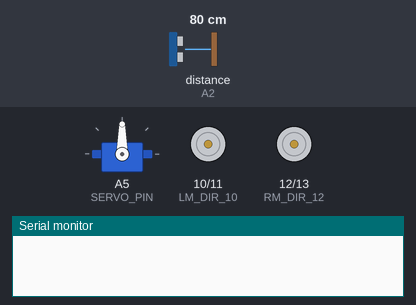
Simulated run of this sketch. Board: Arduino Uno, built with avr-gcc and run on an emulated ATmega328P. Parts: servo, direction and speed pins drawn as motors (green arrow = direction pin HIGH = forward, orange = LOW = backward, longer = more drive), the last lines printed to the serial monitor. Wiring (inferred from the names in the program): ultrasonic range finder: trigger A3; echo A2. Inputs (shaded band) come from the test bench; at power-on: distance to the obstacle (sensor on A2) 80 cm. The echo pulse lasts 58.3 µs per cm.

Above: at 1.2 s.
1.3 s: distance to the obstacle (sensor on A2) set to 12 cm
2.8 s: distance to the obstacle (sensor on A2) set to 9 cm
At 5.0 s:
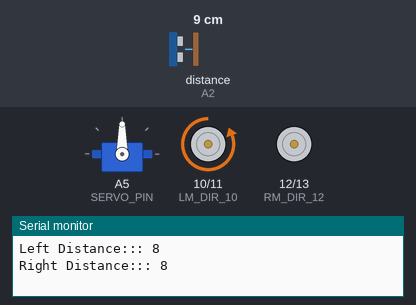
7.7 s: distance to the obstacle (sensor on A2) set to 2 cm
At 10.2 s:
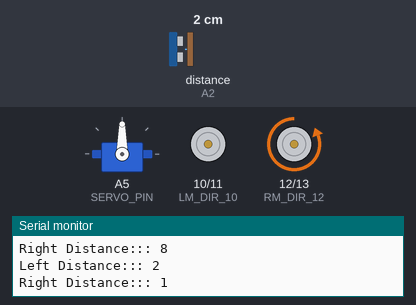
10.7 s: distance to the obstacle (sensor on A2) set to 35 cm
At 12.0 s:
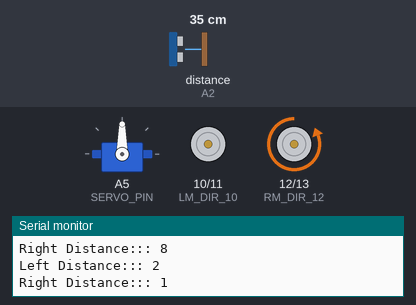
Timing chart, 0 to 13.7 s (numbered marks = the images above; inputs shaded):
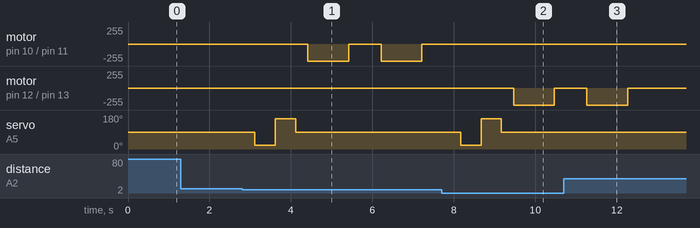

Measured:
- the behaviour switches between 11 and 10 cm on distance to the obstacle (sensor on A2) (found by bisection; images 0 and 1)
- after the input at 1.3 s, every drawn part: stays the same
- after the input at 2.8 s, motor on pin 10 (LM_DIR_10) / pin 11 (LM_PWM_11): alternates backward 255/255 for 1.0 s and stopped for 0.80 s, starting after 1.6 s; servo on A5 (SERVO_PIN): 90° → 20° after 0.31 s, → 160° 0.50 s later, → 90° 0.50 s later
- after the input at 7.7 s, motor on pin 10 (LM_DIR_10) / pin 11 (LM_PWM_11): stays stopped (without the input it goes to backward 255/255 after 1.8 s); motor on pin 12 (RM_DIR_12) / pin 13 (RM_PWM_13): stopped → backward 255/255 after 1.8 s, → stopped 1.0 s later
- after the input at 10.7 s, servo on A5 (SERVO_PIN): stays 90° (without the input it goes to 20° after 2.5 s)

The sketch:

maze_avoiding_robot.ino
```cpp
#include <Servo.h>

// Left Motor
#define LM_DIR_10 10  // Direction pin
#define LM_PWM_11 11  // Speed (PWM) pin

// Right Motor
#define RM_DIR_12 12  // Direction pin
#define RM_PWM_13 13  // Speed (PWM) pin

#define US_ECHO A2
#define US_TRIGGER A3

#define SERVO_PIN A5

Servo myServo;


// Thresholds
int distanceThreshold = 10;  // in cm

void setup() {
  Serial.begin(9600);

  pinMode(LM_DIR_10, OUTPUT);
  pinMode(LM_PWM_11, OUTPUT);
  pinMode(RM_DIR_12, OUTPUT);
  pinMode(RM_PWM_13, OUTPUT);

  pinMode(US_ECHO, INPUT);
  pinMode(US_TRIGGER, OUTPUT);

  myServo.attach(SERVO_PIN);
  myServo.write(90);  // Center position

}

void loop() {
  long distance = readDistanceCM();

  if (distance < distanceThreshold) {
    avoidObstacle();
  } else {
    moveForward();
  }

  delay(50);
}

// Movement functions
void moveForward() {
  digitalWrite(LM_DIR_10, HIGH);
  digitalWrite(LM_PWM_11, LOW);
  digitalWrite(RM_DIR_12, HIGH);
  digitalWrite(RM_PWM_13, LOW);
}

void turnRight() {
  digitalWrite(LM_DIR_10, HIGH);
  digitalWrite(LM_PWM_11, LOW);
  digitalWrite(RM_DIR_12, LOW);
  digitalWrite(RM_PWM_13, HIGH);
}

void turnLeft() {
  digitalWrite(LM_DIR_10, LOW);
  digitalWrite(LM_PWM_11, HIGH);
  digitalWrite(RM_DIR_12, HIGH);
  digitalWrite(RM_PWM_13, LOW);
}

void stopMotors() {

  digitalWrite(LM_DIR_10, LOW);
  digitalWrite(LM_PWM_11, LOW);
  digitalWrite(RM_DIR_12, LOW);
  digitalWrite(RM_PWM_13, LOW);
}

// This function is designed to measure distance in centimeters using an ultrasonic sensor.
// Function that returns a long integer representing distance in centimeters.
long readDistanceCM() {
  // Sets the trigger pin LOW for 2 microseconds to ensure a clean pulse start.
  digitalWrite(US_TRIGGER, LOW);
  delayMicroseconds(2);
  /*
  	•	Sends a HIGH pulse for 10 microseconds to the trigger pin.
	  •	This causes the ultrasonic sensor to emit 8 ultrasonic sound waves (at 40kHz).
  */
  digitalWrite(US_TRIGGER, HIGH);
  delayMicroseconds(10);
  //Ends the trigger signal
  digitalWrite(US_TRIGGER, LOW);

  /*
  	•	Waits for the echo pin to go HIGH.
    •	Measures the time (in microseconds) that the echo pin stays HIGH.
    •	This time is equal to the round-trip time of the sound wave: from the sensor → to the object → back to the sensor.
  */
  long duration = pulseIn(US_ECHO, HIGH);

  /*
  	•	Speed of sound: ~343 meters per second, which is 0.034 cm per microsecond.
    •	Multiplies the time (duration) by 0.034 cm to get the total distance traveled (there and back).
    •	Divides by 2 to get the one-way distance from sensor to object.
  */
  return duration * 0.034 / 2;
}

// Object avoidance
// The function helps the robot detect obstacles ahead and navigate around them by choosing the best path — either left or right — based on which side has more free space.
void avoidObstacle() {

  /*
  	•	The robot stops to stabilize.
	  •	It takes a distance reading directly in front (center) to confirm the obstacle.
  */
  stopMotors();
  delay(300);
  long center = readDistanceCM();
  /////////////////////

  myServo.write(20);
  delay(500);
  long rightDist = readDistanceCM();

  myServo.write(160);
  delay(500);
  long leftDist = readDistanceCM();

  Serial.print("Left Distance::: ");
  Serial.println(leftDist);

  Serial.print("Right Distance::: ");
  Serial.println(rightDist);

  myServo.write(90);  // center
  delay(300);

  if (leftDist > rightDist) {
    // Go turnRight

    turnRight();
    delay(1000);
    moveForward();
    delay(800);
    turnRight();
    delay(1000);
  } else {
    // Go turnLeft

    turnLeft();
    delay(1000);
    moveForward();
    delay(800);
    turnLeft();
    delay(1000);
  }

  // Move moveForward a bit and try to realign with line
  moveForward();
  delay(600);
}
```
